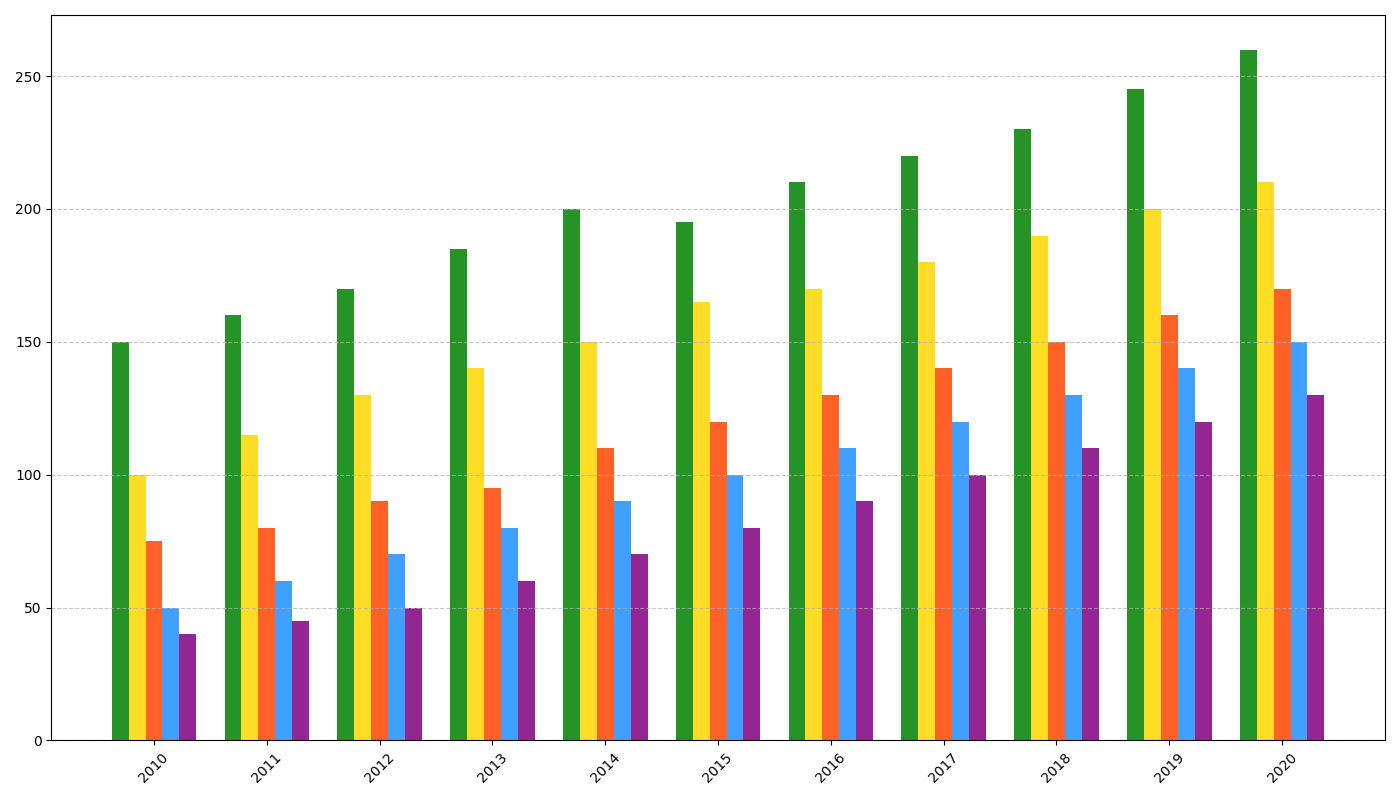

Here is the Python script that generated this plot:
import matplotlib.pyplot as plt
import numpy as np

# Years from 2010 to 2020
years = np.arange(2010, 2021)

# Book genres
genres = ["Fiction", "Non-Fiction", "Science Fiction", "Fantasy", "Mystery"]

# Annual book sales data (in thousands)
sales_data = np.array([
    [150, 160, 170, 185, 200, 195, 210, 220, 230, 245, 260],  # Fiction
    [100, 115, 130, 140, 150, 165, 170, 180, 190, 200, 210],  # Non-Fiction
    [75, 80, 90, 95, 110, 120, 130, 140, 150, 160, 170],      # Science Fiction
    [50, 60, 70, 80, 90, 100, 110, 120, 130, 140, 150],      # Fantasy
    [40, 45, 50, 60, 70, 80, 90, 100, 110, 120, 130],        # Mystery
])

# Setup figure and axes
fig, ax = plt.subplots(figsize=(14, 8))
bar_width = 0.15
x_indices = np.arange(len(years))

# Shuffle colors for each genre
colors = ['green', 'gold', 'orangered', 'dodgerblue', 'purple']

# Plot the data for each genre with shuffled colors
for idx, genre in enumerate(genres):
    ax.bar(x_indices + idx * bar_width, sales_data[idx], width=bar_width, color=colors[idx], alpha=0.85)

# Adjust x-axis ticks
ax.set_xticks(x_indices + bar_width * 2)
ax.set_xticklabels(years, rotation=45)

# Add grid lines for y-axis
ax.yaxis.grid(True, linestyle='--', alpha=0.7)

# Adjust layout for the best fit
plt.tight_layout()

# Display the plot
plt.show()
